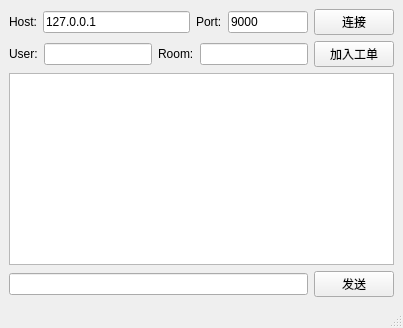
<?xml version="1.0" encoding="UTF-8"?>
<ui version="4.0">
 <class>MainWindow</class>
 <widget class="QMainWindow" name="MainWindow">
  <property name="windowTitle">
   <string>Client</string>
  </property>
  <widget class="QWidget" name="centralwidget">
   <layout class="QVBoxLayout" name="verticalLayout">
    <item>
     <layout class="QHBoxLayout" name="row1">
      <item>
       <widget class="QLabel" name="labelHost">
        <property name="text">
         <string>Host:</string>
        </property>
       </widget>
      </item>
      <item>
       <widget class="QLineEdit" name="edHost">
        <property name="text">
         <string>127.0.0.1</string>
        </property>
       </widget>
      </item>
      <item>
       <widget class="QLabel" name="labelPort">
        <property name="text">
         <string>Port:</string>
        </property>
       </widget>
      </item>
      <item>
       <widget class="QLineEdit" name="edPort">
        <property name="maximumSize">
         <size>
          <width>80</width>
          <height>16777215</height>
         </size>
        </property>
        <property name="text">
         <string>9000</string>
        </property>
       </widget>
      </item>
      <item>
       <widget class="QPushButton" name="btnConnect">
        <property name="text">
         <string>连接</string>
        </property>
       </widget>
      </item>
     </layout>
    </item>
    <item>
     <layout class="QHBoxLayout" name="row2">
      <item>
       <widget class="QLabel" name="labelUser">
        <property name="text">
         <string>User:</string>
        </property>
       </widget>
      </item>
      <item>
       <widget class="QLineEdit" name="edUser"/>
      </item>
      <item>
       <widget class="QLabel" name="labelRoom">
        <property name="text">
         <string>Room:</string>
        </property>
       </widget>
      </item>
      <item>
       <widget class="QLineEdit" name="edRoom"/>
      </item>
      <item>
       <widget class="QPushButton" name="btnJoin">
        <property name="text">
         <string>加入工单</string>
        </property>
       </widget>
      </item>
     </layout>
    </item>
    <item>
     <widget class="QTextEdit" name="txtLog">
      <property name="readOnly">
       <bool>false</bool>
      </property>
     </widget>
    </item>
    <item>
     <layout class="QHBoxLayout" name="row4">
      <item>
       <widget class="QLineEdit" name="edInput"/>
      </item>
      <item>
       <widget class="QPushButton" name="btnSend">
        <property name="text">
         <string>发送</string>
        </property>
       </widget>
      </item>
     </layout>
    </item>
   </layout>
  </widget>
  <widget class="QMenuBar" name="menubar"/>
  <widget class="QStatusBar" name="statusbar"/>
 </widget>
 <resources/>
 <connections/>
</ui>
